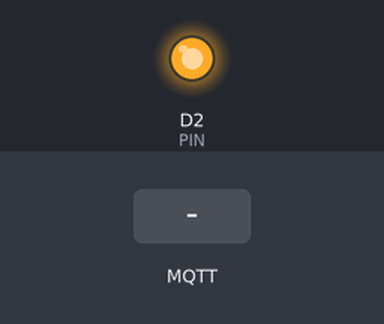
A sketch run on a simulated ESP8266 (NodeMCU). On the bench: output pins drawn as LEDs (lit = HIGH). The inputs (shaded band) are chosen by the test bench. WiFi joins after 1.5 s; servers stay silent unless stated; no MQTT or app messages arrive unless stated; what the sketch prints to the serial monitor is not drawn.

Above: at 2.7 s.
2.8 s: MQTT message "90" arrives on the first subscribed topic
At 3.4 s:
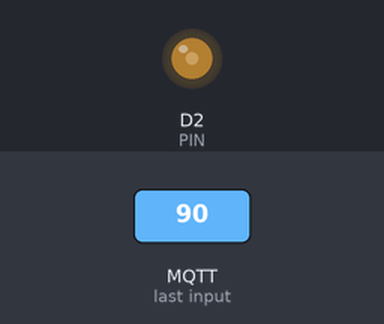
4.3 s: MQTT message "200" arrives on the first subscribed topic
At 5.5 s:
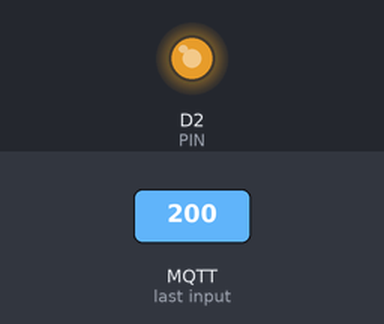
5.8 s: MQTT message "0" arrives on the first subscribed topic
At 6.9 s:
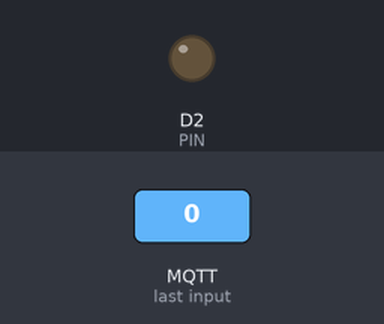
Timing chart, 0 to 8.8 s (numbered marks = the images above; inputs shaded):
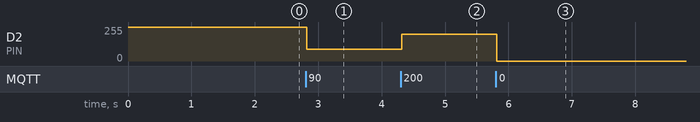

The sketch:

improved-led-bulb.ino
```cpp
#include <ESP8266WiFi.h>
#include <PubSubClient.h>

const char* SSID = "POCO X3 Pro";
const char* PASSWORD = "gik4yku9m55vpwm";

const char* MQTT_SERVER = "3.144.108.163";
const int PORT = 1883;

const String DEVICE_NAME = "modulos/modulo3/salones/salon5/bombillos/bombillo1";
const String STATUS_NAME = "/estado";
const String CHANGE_NAME = "/cambiar";

const int INTERVAL = 2000;
const int PIN = D2;
const int MIN_STATUS = 0;
const int MAX_STATUS = 255;
const int INITIAL_STATUS = MAX_STATUS;

WiFiClient espClient;
PubSubClient client(espClient);
unsigned long lastMsg = 0;
int status = INITIAL_STATUS;

void setup_wifi() {
  delay(10);
  Serial.println();
  Serial.print("Connecting to ");
  Serial.println(SSID);

  WiFi.mode(WIFI_STA);
  WiFi.begin(SSID, PASSWORD);

  while (WiFi.status() != WL_CONNECTED) {
    delay(500);
    Serial.print(".");
  }

  randomSeed(micros());

  Serial.println("");
  Serial.println("WiFi connected");
  Serial.println("IP address: ");
  Serial.println(WiFi.localIP());
}

void callback(char* topic, byte* payload, unsigned int length) {
  Serial.print("Message arrived [");
  Serial.print(topic);
  Serial.println("]");

  if (String(topic).endsWith(CHANGE_NAME)) {
    payload[length] = NULL;
    status = atoi((char*)payload);
    analogWrite(PIN, status);
  }
}

void reconnect() {
  while (!client.connected()) {
    Serial.print("Attempting MQTT connection...");

    if (client.connect(DEVICE_NAME.c_str(), NULL, NULL, NULL, 0, false, NULL, false)) {
      Serial.println("connected");

      const String changeTopic = DEVICE_NAME + CHANGE_NAME;
      client.subscribe(changeTopic.c_str(), 1);
    } else {
      Serial.print("failed, rc=");
      Serial.print(client.state());
      Serial.println(" try again in 5 seconds");
      delay(5000);
    }
  }
}

void setup() {
  analogWrite(PIN, INITIAL_STATUS);
  Serial.begin(9600);
  setup_wifi();
  client.setServer(MQTT_SERVER, PORT);
  client.setCallback(callback);
}

void publishStatus() {
  const String topic = DEVICE_NAME + STATUS_NAME;
  const String stringStatus = String(status);
  client.publish(topic.c_str(), stringStatus.c_str());
}

void loop() {
  if (!client.connected()) {
    reconnect();
  }
  client.loop();

  unsigned long now = millis();
  if (now - lastMsg > INTERVAL) {
    lastMsg = now;
    publishStatus();
  }
}
```

Measured:
- after the input at 2.8 s, D2 (PIN): 255/255 → 90/255 at once
- after the input at 4.3 s, D2 (PIN): 90/255 → 200/255 at once
- after the input at 5.8 s, D2 (PIN): 200/255 → 0/255 at once
